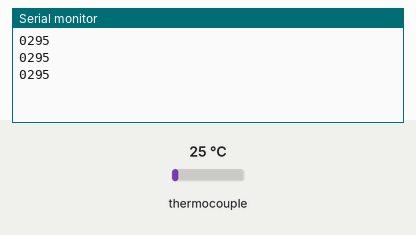
Recording of a sketch running on a simulated Arduino Uno, built with avr-gcc and run on an emulated ATmega328P. Shown: the last lines printed to the serial monitor. The test bench sets the inputs (shaded band); at power-on: thermocouple 25 °C.

Above: at 1.2 s.
1.3 s: thermocouple set to 6 °C
At 1.86 s:
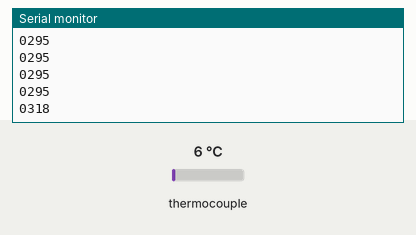
2.8 s: thermocouple set to 75 °C
At 3.06 s:
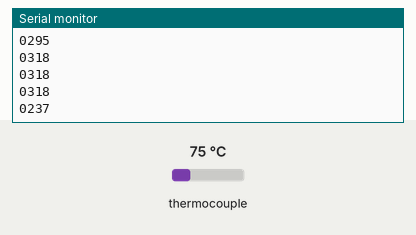
Timing chart, 0 to 5.8 s (numbered marks = the images above; inputs shaded):
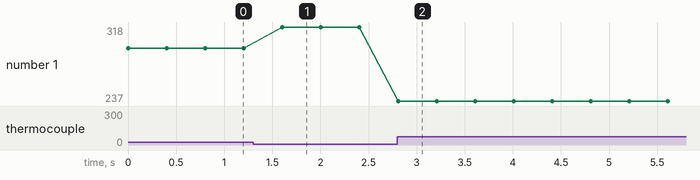

Measured:
- after the input at 1.3 s, the serial monitor: prints a new line after 0.30 s (image 1)
- after the input at 2.8 s, the serial monitor: prints a new line at once (image 2)
- plotted number 1: 295 → 318 after the input at 1.3 s, 318 → 237 after the input at 2.8 s

The sketch:

Oven_Thermometer.ino
```cpp
// (licence header left out)
#include "max6675.h"

int tcDO = 7;
int tcCS = 8;
int tcCLK = 9;

int T = 0;
int X = 0;
char buf[4] = "";

MAX6675 tc(tcCLK, tcCS, tcDO);

void setup() {
  Serial.begin(9600);
}

void loop() {
   T = tc.readFahrenheit();
   X = map(T, 0, 500, 345, 20);
   sprintf(buf, "%04d",X);
   Serial.println(buf);
   delay(400);
}
```
